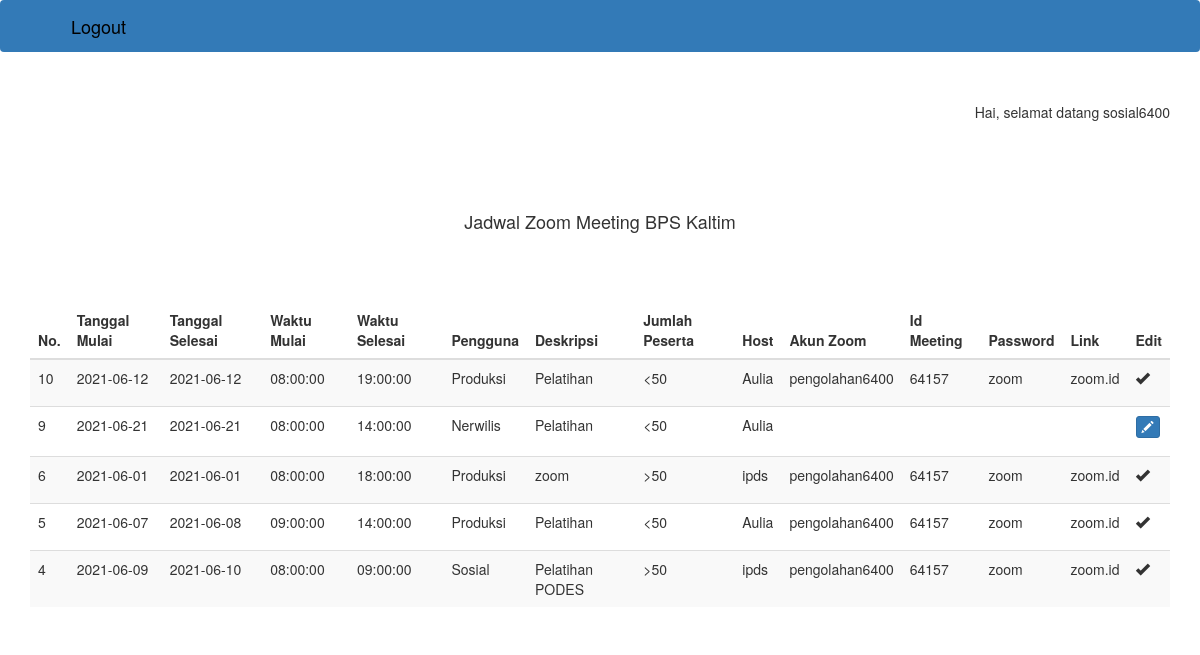
Page /req_jadwal/admin/index.php (signed in) on the committed database.
### tables this page shows
CREATE TABLE `jadwal_zoom` (
  `id` int(11) NOT NULL,
  `tanggal_mulai` date NOT NULL,
  `tanggal_selesai` date NOT NULL,
  `waktu_mulai` time NOT NULL,
  `waktu_selesai` time NOT NULL,
  `pengguna` varchar(225) NOT NULL,
  `deskripsi` varchar(225) NOT NULL,
  `jumlah_peserta` varchar(25) NOT NULL,
  `host` varchar(225) NOT NULL,
  `akun_zoom` varchar(225) NOT NULL,
  `id_meeting` varchar(225) NOT NULL,
  `password` varchar(225) NOT NULL,
  `link` varchar(225) NOT NULL,
  `username` varchar(225) NOT NULL
);

### req_jadwal/admin/index.php (the view, shortened to what this page needs)
<!DOCTYPE html>
<html lang="en">
<head>
    <link href="//maxcdn.bootstrapcdn.com/bootstrap/3.3.0/css/bootstrap.min.css" rel="stylesheet" id="bootstrap-css">
</head>
<body>
<nav class="navbar navbar-expand-lg navbar-dark bg-primary">
  <div class="container-fluid">
    <div class="collapse navbar-collapse" id="navbarColor01">
      <ul class="navbar-nav ml-auto">
        <a class="navbar-brand" href="logout.php" id="logout">Logout</a>
      </ul>
    </div>
  </div>
</nav>
<?php
echo "<div class='welcome' style='text-align:right'>" . " <p>Hai, selamat datang ". $_SESSION['username'] . "</p></div>";
?>
<br/>
<br/>
<div class="container">
    <div class="row">
        <div class="col-md-12">
            <h4 style="text-align: center;">Jadwal Zoom Meeting BPS Kaltim</h4>
            <br><br><br>
            <div class="table-responsive">
                <table id="mytable" class="table table-hover table-striped">
                    <thead>
                        <th scope="col">No.</th>
                        <th scope="col">Tanggal Mulai</th>
                        <th scope="col">Tanggal Selesai</th>
                        <th scope="col">Waktu Mulai</th>
                        <th scope="col">Waktu Selesai</th>
                        <th scope="col">Pengguna</th>
                        <th scope="col">Deskripsi</th>
                        <th scope="col">Jumlah Peserta</th>
                        <th scope="col">Host</th>
                        <th scope="col">Akun Zoom</th>
                        <th scope="col">Id Meeting</th>
                        <th scope="col">Password</th>
                        <th scope="col">Link</th>
                        <th scope="col">Edit</th>
                    </thead>
                    <tbody>
                        <?php
                        $link = mysqli_connect("localhost", "root", "", "kalender_zoom");
                        $result = mysqli_query($link, "SELECT * FROM jadwal_zoom ORDER BY id DESC");
                        while($res = mysqli_fetch_array($result)) {
                            echo "<tr class='table-info' id='" . $res['id'] . "'>";
                            echo "<td>".$res['id']."</td>";
                            echo "<td>".$res['tanggal_mulai']."</td>";
                            echo "<td>".$res['tanggal_selesai']."</td>";
                            echo "<td>".$res['waktu_mulai']."</td>";
                            echo "<td>".$res['waktu_selesai']."</td>";
                            echo "<td>".$res['pengguna']."</td>";
                            echo "<td>".$res['deskripsi']."</td>";
                            echo "<td>".$res['jumlah_peserta']."</td>";
                            echo "<td>".$res['host']."</td>";
                            if ($res['akun_zoom'] != '') {
                                echo "<td>".$res['akun_zoom']."</td>";
                                echo "<td>".$res['id_meeting']."</td>";
                                echo "<td>".$res['password']."</td>";
                                echo "<td>".$res['link']."</td>";
                                echo '<td><p data-placement="top" data-toggle="tooltip" title="Edit"><span class="glyphicon glyphicon-ok"></span></p></td>';
                            } else {
                                echo "<td>".$res['akun_zoom']."</td>";
                                echo "<td>".$res['id_meeting']."</td>";
                                echo "<td>".$res['password']."</td>";
                                echo "<td>".$res['link']."</td>";
                                echo '<td><p data-placement="top" data-toggle="tooltip" title="Edit"><button type="submit" name = "id" value="value" class="editId btn btn-primary btn-xs" data-id="'.$res['id'].'" data-title="Edit" data-toggle="modal" data-target="#edit" ><span class="glyphicon glyphicon-pencil"></span></button></p></td>';
                            }
                            echo "</tr>";
                        }
						?>
                    </tbody>
                </table>
            </div>
        </div>
    </div>
</div>
</body>
</html>

### req_jadwal/admin/index.php (style rules this page uses)
.container { border:10px; }
.welcome { padding: 30px; }
#logout { color:black; text-align: right; }

### rows in the picture
jadwal_zoom: id "10", tanggal_mulai "2021-06-12", tanggal_selesai "2021-06-12", waktu_mulai "08:00:00", waktu_selesai "19:00:00", pengguna "Produksi", deskripsi "Pelatihan", jumlah_peserta "<50", host "Aulia", akun_zoom "pengolahan6400", id_meeting "64157", password "zoom", link "zoom.id"
jadwal_zoom: id "9", tanggal_mulai "2021-06-21", tanggal_selesai "2021-06-21", waktu_mulai "08:00:00", waktu_selesai "14:00:00", pengguna "Nerwilis", deskripsi "Pelatihan", jumlah_peserta "<50", host "Aulia"
jadwal_zoom: id "6", tanggal_mulai "2021-06-01", tanggal_selesai "2021-06-01", waktu_mulai "08:00:00", waktu_selesai "18:00:00", pengguna "Produksi", deskripsi "zoom", jumlah_peserta ">50", host "ipds", akun_zoom "pengolahan6400", id_meeting "64157", password "zoom", link "zoom.id"
jadwal_zoom: id "5", tanggal_mulai "2021-06-07", tanggal_selesai "2021-06-08", waktu_mulai "09:00:00", waktu_selesai "14:00:00", pengguna "Produksi", deskripsi "Pelatihan", jumlah_peserta "<50", host "Aulia", akun_zoom "pengolahan6400", id_meeting "64157", password "zoom", link "zoom.id"
jadwal_zoom: id "4", tanggal_mulai "2021-06-09", tanggal_selesai "2021-06-10", waktu_mulai "08:00:00", waktu_selesai "09:00:00", pengguna "Sosial", deskripsi "Pelatihan PODES", jumlah_peserta ">50", host "ipds", akun_zoom "pengolahan6400", id_meeting "64157", password "zoom", link "zoom.id"

### other values in the picture
$_SESSION['username'] "sosial6400"
